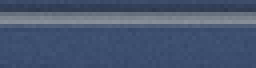
#> input picture assets/bg/school/interior/riser.png, 64 x 17 px (shown 4 times larger)
$ python make_school_tiles.py ../assets/bg/school/interior/riser.png ../assets/bg/school/model/plaster.png ../assets/bg/school/model/vent.png out.png
#> lines starting #> are read from the running program, lines starting #| are printed output that depends on the picture
"""Cut wall, floor, stair and courtyard patches from the author's paintings for the school model.

scripts/school_model_3d.gd lays these on the faces no painting shows straight on (floors, ceilings,
pillar sides, the stair core, the ends and back of the block, the courtyard), repeated in world space
by shaders/tiled_paint.gdshader at the densities its TILES table gives:

  hall_wall.png  stair-hall wall (close entrance view, left hall wall), light top to bottom, 50 px/m
  parapet.png    the low wall beside the stairs (close view), 50 px/m
  riser.png      one stair riser band (close view), 100 px/m (one 0.165 m rise)
  tread.png      stair tread / hall floor (close view floor colours, speckled), 50 px/m
  ceiling.png    corridor / hall ceiling (facade painting), 46 px/m
  plaster.png    the block's plain wall (facade painting), for the ends and the stair core, 50 px/m
  back_bay.png   a ground-floor classroom bay (facade painting) for the block's back wall, 50 px/m
  concrete.png   wet concrete apron slabs 1 m, 48 px/m
  paver.png      the path's pavers 0.5 x 0.25 m running bond, 48 px/m
  lawn.png       mown wet lawn (greens of the author's trees, grass tufts), seamless, 32 px/m
  hedge.png      clipped hedge leaves (the author's tree crown, branch-free patch), mirrored, 90 px/m
  grime.png      the parapet's stained plaster (facade painting), mirrored: ends, parapet insides, 50 px/m
  pillar_side.png  a pillar's lit face (facade painting) for the pillar sides, 50 px/m
  core_wall.png  stair-core wall for one storey (3.3 m): the close view's hall wall above a painted dado
                 1.1 m high with a light rail line, stains from the parapet plaster, 50 px/m
  vent.png       the breeze-block vent screen (close view, above the notice board), 50 px/m
  sheet.png      blue corrugated roof sheet of the covered walkway, 40 px/m
  steel.png      painted steel posts, 40 px/m

Usage:
  python3 tools/make_school_tiles.py art_source/school_entrance_close.png art_source/school_building.png \
          art_source/school_trees_rain.png assets/bg/school/model
"""
import os
import sys

import numpy as np
from PIL import Image
from scipy.ndimage import gaussian_filter


def crop(img, box, scale):
    p = img.crop(box)
    return p.resize((max(1, round(p.width * scale)), max(1, round(p.height * scale))), Image.LANCZOS)


def mirror_tile(p):
    """Mirror the patch both ways so it repeats without seams."""
    a = np.asarray(p)
    row = np.concatenate([a, a[:, ::-1]], 1)
    return Image.fromarray(np.concatenate([row, row[::-1]], 0))


def speckle(base, size, seed, light=1.12, dark=0.86, amount=0.03):
    rng = np.random.default_rng(seed)
    a = np.ones((size[1], size[0], 3)) * np.asarray(base, float)
    r = rng.random(size[::-1])
    a[r < amount] *= dark
    a[r > 1 - amount] *= light
    return Image.fromarray(np.clip(a, 0, 255).astype(np.uint8))


def flat_rows(p, width, seed, grain=3.0):
    """The patch's light from top to bottom (per-row median) laid flat across, with fine grain:
    tiles sideways without the mirrored blotches of a soft painted patch."""
    a = np.asarray(p).astype(float)
    rows = np.median(a, axis=1)[:, None, :]
    out = np.repeat(rows, width, 1)
    rng = np.random.default_rng(seed)
    out += rng.normal(0, grain, out.shape[:2])[..., None]
    return Image.fromarray(np.clip(out, 0, 255).astype(np.uint8))


def median(img, box):
    a = np.asarray(img.crop(box)).reshape(-1, 3)
    return np.median(a, 0)


def wrap_noise(shape, sigma, seed):
    rng = np.random.default_rng(seed)
    f = gaussian_filter(rng.normal(0, 1, shape), sigma, mode="wrap")
    return f / f.std()


def lawn(size=64):
    """Seamless lawn: a few greens by smooth wrapped noise, then small grass tufts (lit tips)."""
    greens = np.array([[32, 54, 56], [42, 68, 64], [52, 82, 74], [66, 98, 84], [88, 120, 96]])
    n = wrap_noise((size, size), 5, 11) * 0.5 + wrap_noise((size, size), 1.5, 12) * 0.35
    idx = np.clip(np.floor(2.0 + n), 1, 3).astype(int)
    a = greens[idx].astype(np.uint8)
    rng = np.random.default_rng(13)
    for _ in range(size * size // 22):
        u, v = rng.integers(0, size, 2)
        for j, c in enumerate((greens[1], greens[3], greens[4])):
            a[(v - j) % size, u] = c
        if rng.random() < 0.5:
            a[(v - 1) % size, (u + 1) % size] = greens[3]
    return Image.fromarray(a)


def concrete(ppm=48):
    rng = np.random.default_rng(21)
    base = np.array([116, 124, 140], float)
    a = np.ones((ppm, ppm, 3)) * base * (1 + 0.03 * wrap_noise((ppm, ppm), 4, 22))[..., None]
    a[rng.random((ppm, ppm)) < 0.03] *= 0.88
    a[0, :] *= 0.8
    a[:, 0] *= 0.8
    return Image.fromarray(np.clip(a, 0, 255).astype(np.uint8))


def paver(ppm=48):
    w, h = ppm // 2, ppm // 4                     # 0.5 x 0.25 m
    a = np.ones((ppm, ppm, 3)) * np.array([114, 118, 134], float)
    a *= (1 + 0.04 * wrap_noise((ppm, ppm), 2, 31))[..., None]
    for r in range(4):
        y = r * h
        a[y, :] *= 0.76
        off = (r % 2) * (w // 2)
        for x in range(off, ppm, w):
            a[y:y + h, x % ppm] *= 0.76
    return Image.fromarray(np.clip(a, 0, 255).astype(np.uint8))


def sheet(ppm=40):
    a = np.zeros((8, 16, 3))
    for x in range(16):
        a[:, x] = (62, 88, 140) if x % 4 else (104, 130, 180)
        if x % 4 == 3:
            a[:, x] = (44, 62, 102)
    return Image.fromarray(a.astype(np.uint8))


def main():
    close = Image.open(sys.argv[1]).convert("RGB")
#> close is the input picture: PIL image 64x17 RGB; mean R, G, B 71, 86, 112.8
    facade = Image.open(sys.argv[2]).convert("RGB")
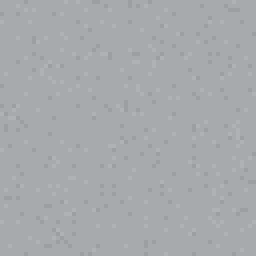
#> input picture assets/bg/school/model/plaster.png, 64 x 64 px (shown 4 times larger)
#> facade is the input picture: PIL image 64x64 RGB; mean R, G, B 166.9, 169.9, 172.9
    trees = Image.open(sys.argv[3]).convert("RGB")
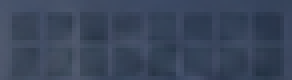
#> input picture assets/bg/school/model/vent.png, 73 x 20 px (shown 4 times larger)
#> trees is the input picture: PIL image 73x20 RGB; mean R, G, B 57.6, 69.8, 90.8
    out = sys.argv[4]
    os.makedirs(out, exist_ok=True)
    # close view: hall wall ~116 px/m there (10 m from its camera), stair parapet ~95 px/m
    wall = flat_rows(crop(close, (470, 300, 556, 500), 50 / 116), 64, 1)          # above the bench
#> in crop, `p = img.crop(box)`: p: PIL image 86x200 RGB; every value is 0
#> in crop, `return p.resize((max(1, round(p.width * scale)), max(1, round(p.height..`: returned value: PIL image 37x86 RGB; every value is 0
#> in flat_rows, `a = np.asarray(p).astype(float)`: a: shape (86, 37, 3) float64; every value is 0
#> in flat_rows, `rows = np.median(a, axis=1)[:, None, :]`: rows = 86 rows, first 8: [0, 0, 0], [0, 0, 0], [0, 0, 0], [0, 0, 0], [0, 0, 0], [0, 0, 0], [0, 0, 0], [0, 0, 0]
#> in flat_rows, `out = np.repeat(rows, width, 1)`: out: shape (86, 64, 3) float64; every value is 0
    Image.fromarray(np.concatenate([np.asarray(wall), np.asarray(wall)[::-1]], 0)).save(os.path.join(out, "hall_wall.png"))
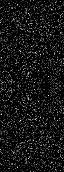
#> saved as hall_wall.png: PIL image 64x172 RGB; min 0, max 11, mean 0.938; drawn with min black and max white
    flat_rows(crop(close, (820, 475, 845, 595), 50 / 95), 32, 2).save(os.path.join(out, "parapet.png"))
#> in crop (call 2), `p = img.crop(box)`: p: PIL image 25x120 RGB; every value is 0
#> in flat_rows (call 2), `rows = np.median(a, axis=1)[:, None, :]`: rows = 63 rows, first 8: [0, 0, 0], [0, 0, 0], [0, 0, 0], [0, 0, 0], [0, 0, 0], [0, 0, 0], [0, 0, 0], [0, 0, 0]
#> in flat_rows (call 2), `out = np.repeat(rows, width, 1)`: out: shape (63, 32, 3) float64; every value is 0
    # one riser: the lowest step's lit band, stretched to exactly one rise (17 px at 100 px/m)
    flat_rows(close.crop((650, 578, 780, 598)).resize((130, 17), Image.LANCZOS), 64, 4, 2.0).save(
            os.path.join(out, "riser.png"))
#> in flat_rows (call 3), `rows = np.median(a, axis=1)[:, None, :]`: rows = 17 rows, first 8: [0, 0, 0], [0, 0, 0], [0, 0, 0], [0, 0, 0], [0, 0, 0], [0, 0, 0], [0, 0, 0], [0, 0, 0]
    speckle(median(close, (650, 606, 900, 628)) * 1.05, (64, 64), 3).save(os.path.join(out, "tread.png"))
#> in speckle, `a = np.ones((size[1], size[0], 3)) * np.asarray(base, float)`: a: shape (64, 64, 3) float64; every value is 0
#> in speckle, `r = rng.random(size[::-1])`:
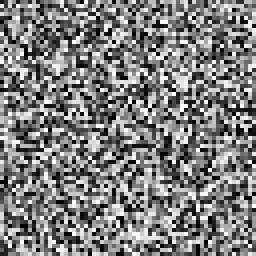
#> r: shape (64, 64) float64 (shown 4 times larger); min 0.000174, max 1, mean 0.497
#> in speckle, `return Image.fromarray(np.clip(a, 0, 255).astype(np.uint8))`: returned value: PIL image 64x64 RGB; every value is 0
    speckle(median(facade, (420, 333, 640, 343)), (64, 64), 5, amount=0.015).save(os.path.join(out, "ceiling.png"))
#> in median (call 2), `a = np.asarray(img.crop(box)).reshape(-1, 3)`: a = 2200 rows, first 8: [0, 0, 0], [0, 0, 0], [0, 0, 0], [0, 0, 0], [0, 0, 0], [0, 0, 0], [0, 0, 0], [0, 0, 0]
    speckle(median(facade, (430, 606, 560, 640)), (64, 64), 7, light=1.05, dark=0.94, amount=0.05).save(
            os.path.join(out, "plaster.png"))
    facade.crop((398, 496, 650, 645)).save(os.path.join(out, "back_bay.png"))
    concrete().save(os.path.join(out, "concrete.png"))
    paver().save(os.path.join(out, "paver.png"))
    lawn().save(os.path.join(out, "lawn.png"))
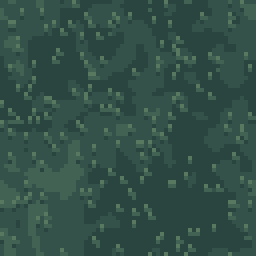
#> saved as lawn.png: PIL image 64x64 RGB (shown 4 times larger); mean R, G, B 50.7, 79.2, 71.6
    leaves = trees.crop((400, 0, 570, 95))
#> leaves: PIL image 170x95 RGB; every value is 0
    leaves = leaves.resize((round(leaves.width * 0.45), round(leaves.height * 0.45)), Image.LANCZOS)
#> leaves: PIL image 76x43 RGB; every value is 0
    mirror_tile(leaves).save(os.path.join(out, "hedge.png"))
#> in mirror_tile, `row = np.concatenate([a, a[:, ::-1]], 1)`: row: shape (43, 152, 3); every value is 0
#> in mirror_tile, `return Image.fromarray(np.concatenate([row, row[::-1]], 0))`: returned value: PIL image 152x86 RGB; every value is 0
    sheet().save(os.path.join(out, "sheet.png"))
    grime = facade.crop((412, 442, 640, 478))
#> grime: PIL image 228x36 RGB; every value is 0
    mirror_tile(grime).save(os.path.join(out, "grime.png"))
#> in mirror_tile (call 2), `row = np.concatenate([a, a[:, ::-1]], 1)`: row: shape (36, 456, 3); every value is 0
#> in mirror_tile (call 2), `return Image.fromarray(np.concatenate([row, row[::-1]], 0))`: returned value: PIL image 456x72 RGB; every value is 0
    pil = np.asarray(facade.crop((376, 160, 394, 640)))
    Image.fromarray(np.concatenate([pil, pil[:, ::-1]], 1)).save(os.path.join(out, "pillar_side.png"))
    # core wall: 165 px = one storey; wall light from the close view, dado below, parapet stains on both
    top = np.asarray(flat_rows(crop(close, (470, 300, 556, 500), 50 / 116), 128, 8).resize((128, 110)), float)
#> in flat_rows (call 4), `rows = np.median(a, axis=1)[:, None, :]`: rows = 86 rows, first 8: [0, 0, 0], [0, 0, 0], [0, 0, 0], [0, 0, 0], [0, 0, 0], [0, 0, 0], [0, 0, 0], [0, 0, 0]
#> in flat_rows (call 4), `out = np.repeat(rows, width, 1)`: out: shape (86, 128, 3) float64; every value is 0
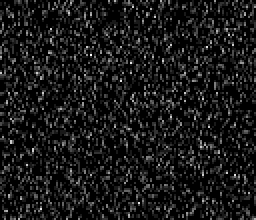
#> top: shape (110, 128, 3) float64 (shown 2 times larger); min 0, max 10, mean 0.956; drawn with min black and max white
    dado = np.ones((55, 128, 3)) * np.array([62, 76, 104], float)
    dado[:2] = (150, 160, 182)                                   # painted rail line
    dado[-3:] *= 0.7                                             # skirting
    wall = np.concatenate([top, dado], 0)
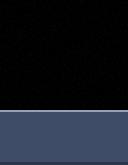
#> wall: shape (165, 128, 3) float64; mean R, G, B 22, 26.6, 35.7
    stains = np.asarray(grime.resize((128, 165)).convert("L"), float)
#> stains: shape (165, 128) float64; every value is 0
    wall *= (0.86 + 0.14 * stains / max(1.0, stains.max()))[..., None]
    Image.fromarray(np.clip(wall, 0, 255).astype(np.uint8)).save(os.path.join(out, "core_wall.png"))
    vent = close.crop((980, 300, 1165, 350))
#> vent: PIL image 185x50 RGB; every value is 0
    vent.resize((round(vent.width * 50 / 126), round(vent.height * 50 / 126)), Image.LANCZOS).save(
            os.path.join(out, "vent.png"))
    Image.new("RGB", (4, 4), (122, 134, 158)).save(os.path.join(out, "steel.png"))
    print(f"school tiles -> {out}")


if __name__ == "__main__":
    main()
